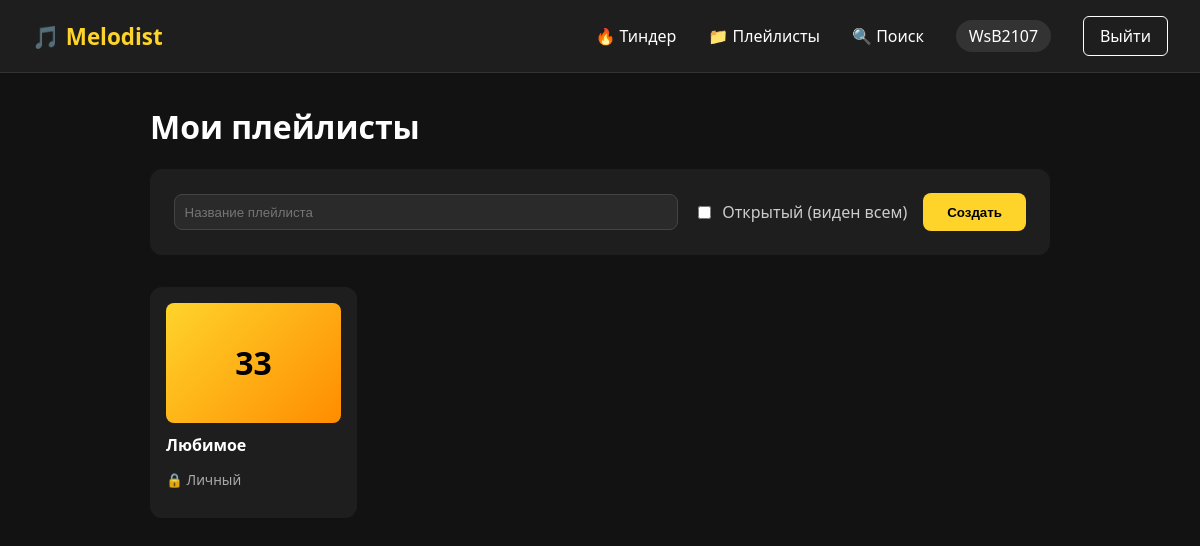
Page /playlists (signed in) on the committed database.
### app.py (models this page shows)
class User(db.Model, UserMixin):
    id = db.Column(db.Integer, primary_key=True)  # первичный ключ
    username = db.Column(db.String(50), unique=True, nullable=False)  # уникальный логин
    password = db.Column(db.String(255), nullable=False)  # хэш пароля
    genres = db.Column(db.String(200))  # музыкальные вкусы, заполняются после регистрации на странице
    artists = db.Column(db.String(200))
    playlists = db.relationship('Playlist', backref='owner', lazy=True)
    dislikes = db.relationship('Track', secondary=disliked_tracks, backref='disliked_by')

class Playlist(db.Model):
    id = db.Column(db.Integer, primary_key=True)
    name = db.Column(db.String(200), nullable=False)
    is_public = db.Column(db.Boolean, default=False)
    user_id = db.Column(db.Integer, db.ForeignKey('user.id'), nullable=False)
    tracks = db.relationship('Track', secondary='playlist_track', lazy='subquery',
                             backref=db.backref('playlists', lazy=True))

### app.py (the view)
@app.route('/playlists')
@login_required
def playlists():
    my_playlists = Playlist.query.filter_by(user_id=current_user.id).all()
    return render_template('playlists.html', playlists=my_playlists)

### app.py (called while the page is built)
@login_manager.user_loader
def load_user(user_id):
    return db.session.get(User, int(user_id))

### templates/playlists.html
{% extends "base.html" %}
{% block content %}
<h1 class="section-title">Мои плейлисты</h1>
<div class="create-playlist">
    <form method="POST" action="{{ url_for('create_playlist') }}">
        <input type="text" name="name" placeholder="Название плейлиста" required>
        <label class="checkbox-label">
            <input type="checkbox" name="is_public"> Открытый (виден всем)
        </label>
        <button type="submit" class="btn-accent">Создать</button>
    </form>
</div>
<div class="playlist-grid">
    {% for playlist in playlists %}
    <a href="{{ url_for('playlist_detail', playlist_id=playlist.id) }}" class="playlist-card">
        <div class="playlist-cover">
            <span>{{ playlist.tracks|length }}</span>
        </div>
        <h3>{{ playlist.name }}</h3>
        <p>{% if playlist.is_public %} 🌐 Открытый {% else %} 🔒 Личный {% endif %}</p>
    </a>
    {% endfor %}
</div>
{% endblock %}

### templates/base.html (shortened to what this page needs)
<!DOCTYPE html>
<html lang="ru">
<head>
    <link rel="stylesheet" href="{{ url_for('static', filename='style.css') }}">
</head>
<body class="dark">
    <nav class="navbar">
        <a href="{{ url_for('index') }}" class="logo">🎵 Melodist</a>
        {% if current_user.is_authenticated %}
            <div class="nav-links">
                <a href="{{ url_for('tinder') }}">🔥 Тиндер</a>
                <a href="{{ url_for('playlists') }}">📁 Плейлисты</a>
                <a href="{{ url_for('search') }}">🔍 Поиск</a>
                <span class="user-badge">{{ current_user.username }}</span>
                <a href="{{ url_for('logout') }}" class="btn-outline">Выйти</a>
            </div>
        {% endif %}
    </nav>
    <main class="content">
        {% block content %}{% endblock %}
    </main>
</body>
</html>

### static/style.css (style rules this page uses)
:root { --bg: #121212; --surface: #1e1e1e; --text: #fff; --accent: #FED42B; }
body.dark { background: var(--bg); color: var(--text); font-family: 'Segoe UI', sans-serif; margin: 0; }
.navbar { display: flex; justify-content: space-between; align-items: center; padding: 1rem 2rem; background: var(--surface); border-bottom: 1px solid #333; }
.logo { font-size: 1.4rem; font-weight: bold; color: var(--accent); text-decoration: none; }
.nav-links { display: flex; gap: 2rem; align-items: center; }
.nav-links a { color: var(--text); text-decoration: none; font-weight: 500; }
.user-badge { background: #333; padding: 0.3rem 0.8rem; border-radius: 20px; }
.content { max-width: 900px; margin: 2rem auto; padding: 0 1rem; }
.btn-accent { background: var(--accent); color: #000; border: none; padding: 0.7rem 1.5rem; border-radius: 8px; font-weight: bold; cursor: pointer; transition: 0.2s; }
.btn-outline { border: 1px solid var(--text); color: var(--text); background: transparent; padding: 0.5rem 1rem; border-radius: 6px; text-decoration: none; }
.create-playlist { background: var(--surface); padding: 1.5rem; border-radius: 12px; margin-bottom: 2rem; }
.create-playlist form { display: flex; gap: 1rem; align-items: center; flex-wrap: wrap; }
.create-playlist input[type="text"] { padding: 0.6rem; background: #2a2a2a; border: 1px solid #444; border-radius: 8px; color: white; flex: 1; }
.checkbox-label { display: flex; align-items: center; gap: 0.5rem; color: #ccc; }
.playlist-grid { display: grid; grid-template-columns: repeat(auto-fill, minmax(180px, 1fr)); gap: 1.5rem; }
.playlist-card { background: var(--surface); border-radius: 12px; padding: 1rem; text-decoration: none; color: inherit; transition: transform 0.2s; }
.playlist-cover { width: 100%; height: 120px; background: linear-gradient(135deg, #FED42B, #ff8c00); border-radius: 8px; display: flex; align-items: center; justify-content: center; font-size: 2rem; font-weight: bold; color: #000; }
.playlist-card h3 { margin: 0.7rem 0 0.2rem; font-size: 1rem; }
.playlist-card p { color: #aaa; font-size: 0.85rem; }

### rows in the picture
User: username "WsB2107"
Playlist: tracks|length "33", name "Любимое", is_public "🔒 Личный"
